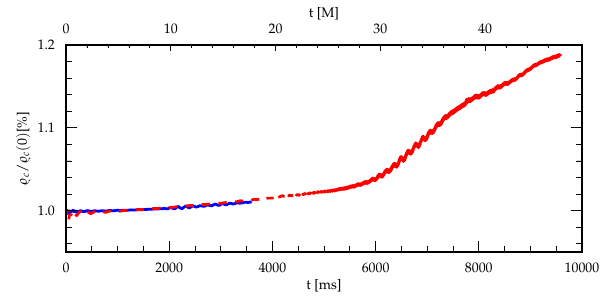

The script that saved this image:
#!/usr/bin/python

# Plot evolution of central density
from plot_defaults import *

# load data
#Fx, Fy = numpy.loadtxt("hydrobase::rho.maximum.asc.bz2", comments="#", usecols=(1,2), unpack=True)
Fx, Fy = numpy.loadtxt("dx4.asc.bz2", comments="#", usecols=(1,2), unpack=True)
Gx, Gy = numpy.loadtxt("dx8.asc.bz2", comments="#", usecols=(1,2), unpack=True)

# plot basics
fig = plt.figure(figsize=(6, 3))
fig.subplots_adjust(top=0.85, bottom=0.16, left=0.11, right=0.97)
ax = fig.add_subplot(1,1,1)

# plot
ax.plot(Fx, Fy/Fy[0], linestyle='-', color='blue')
ax.plot(Gx, Gy/Gy[0], linestyle='--', color='red')

ax.set_xlabel(r't [ms]')
ax.xaxis.set_minor_locator(mticker.AutoMinorLocator())
ax.xaxis.grid(False)

ax2 = ax.twiny()
ax2.set_xlabel(r't [M]')
ax2.set_xlim((ax.get_xlim()[0]/M_to_ms, ax.get_xlim()[1]/M_to_ms))
ax2.xaxis.set_minor_locator(mticker.AutoMinorLocator())

ax.set_ylabel(r'$\varrho_c/\varrho_c(0)$[\%]')
ax.yaxis.set_major_locator(mticker.MaxNLocator(4))
ax.yaxis.set_minor_locator(mticker.AutoMinorLocator())
ax.yaxis.grid(False)

set_tick_sizes(ax, 8, 4)

#plt.show()
plt.savefig('rho_max.pdf')